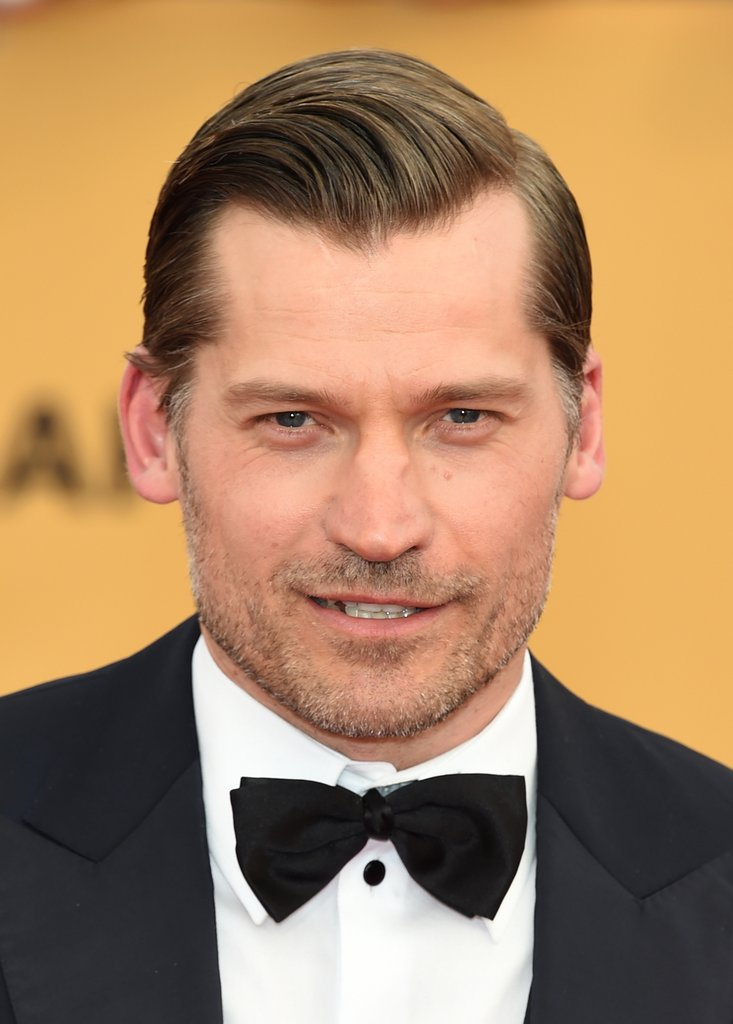
#> input picture Face Recognition/Got_filter/Jamie_Before.jpg, 733 x 1024 px, given in place of the camera
$ jupyter execute --allow-errors Untitled.ipynb   (text cells are left out)
#> lines starting #> are read from the running program, lines starting #| are printed output that depends on the picture; after the words box and inside, x2 and y2 are one past the last pixel; in counts of white or black regions, pixels touching at a corner belong together
[cell 1]
import cv2
import numpy as np
import os
import pandas as pd

[cell 2]
cap = cv2.VideoCapture(0)
face_cascade = cv2.CascadeClassifier("haarcascade_frontalface_alt.xml")

name = input("Enter the file name:")
#> the answer given: Got_filter/Jamie_Before.jpg
skip = 0
face_data = []
dataset_path = "./face_data/"
count = 1
while True:
    ret,frame = cap.read()
#> frame is the input picture: shape (1024, 733, 3); mean B, G, R 97.9, 132.6, 168.8
    if(ret==False): continue
    gray_frame = cv2.cvtColor(frame,cv2.COLOR_BGR2GRAY)
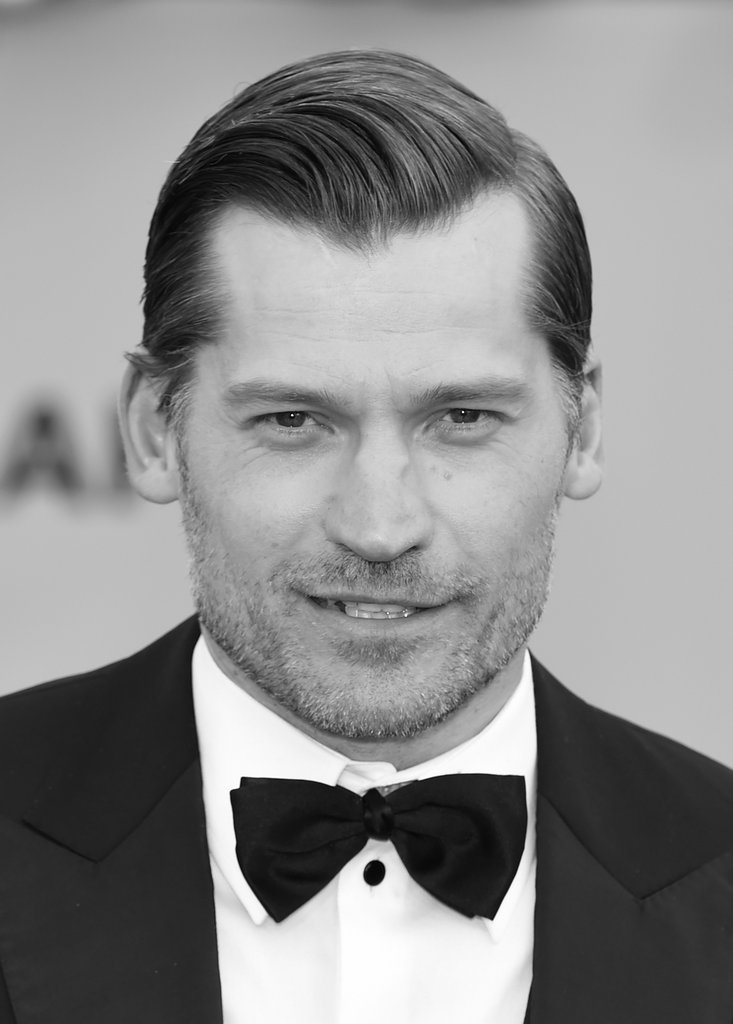
#> gray_frame: shape (1024, 733); min 0, max 255, mean 139.4
    faces = face_cascade.detectMultiScale(frame,1.3,5)
#> faces = [[143, 244, 454, 454]]

    faces = sorted(faces,key = lambda f:f[2]*f[3],reverse=True)
    for face in faces:
        x,y,w,h  = face
        cv2.rectangle(frame,(x,y),(x+w,y+h),(0,0,255),2)
        offset = 10;
        face_section = frame[y-offset:y+offset+h,x-offset:x+offset+w]
        face_section = cv2.resize(face_section,(100,100))
        cv2.imshow("face",face_section)
        if(skip%10==0):
            face_data.append(face_section)
            print(count)
            count +=1
        skip = skip+1
#> this loop made 1 pass
#> (x, y, w, h, offset, count, skip) on pass 1: (143, 244, 454, 454, 10, 2, 1)
#| 1
#> pass 1, `face_section = frame[y-offset:y+offset+h,x-offset:x+offset+w]`:
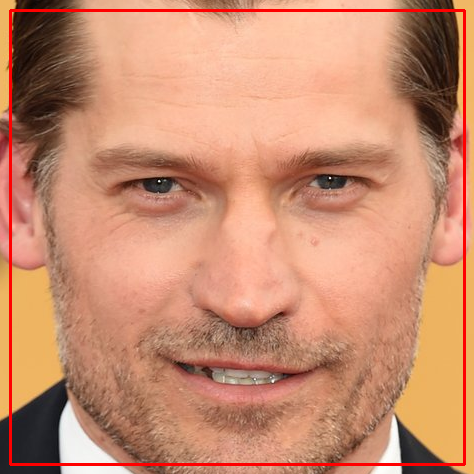
#> face_section: shape (474, 474, 3); mean B, G, R 111.5, 140.9, 201.1
#> pass 1, `face_section = cv2.resize(face_section,(100,100))`:
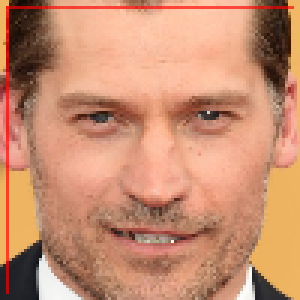
#> face_section: shape (100, 100, 3) (shown 3 times larger); mean B, G, R 112.8, 142.6, 200.4
#> after the loop:
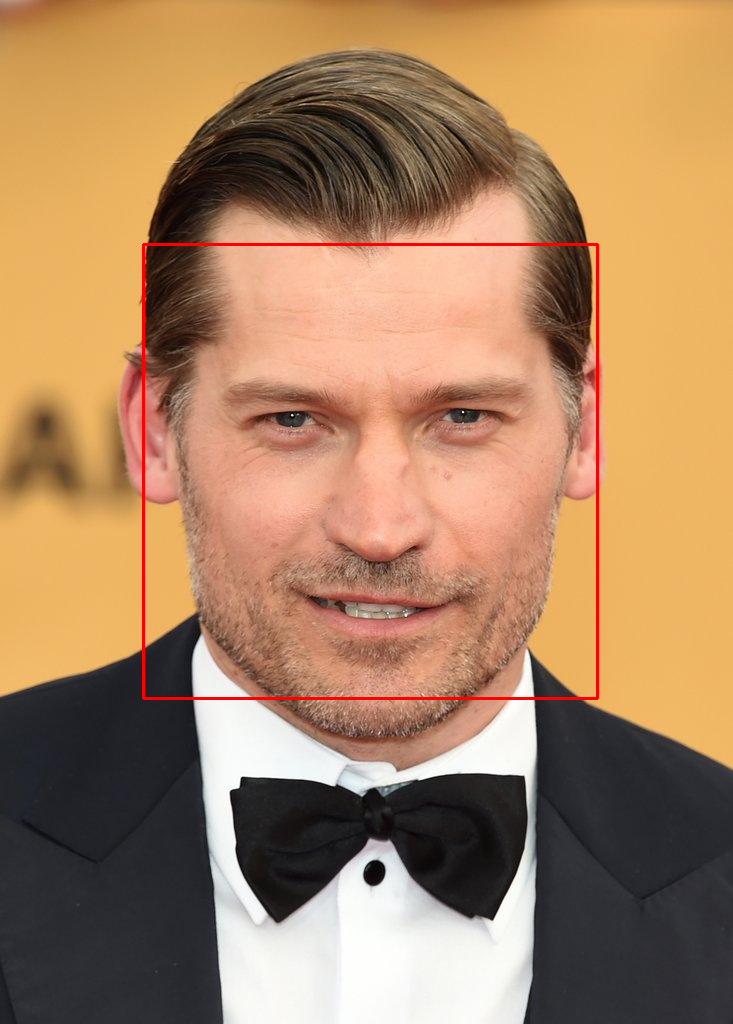
#> frame: shape (1024, 733, 3); 0.73% of pixels changed, all inside (x1, y1, x2, y2) = (142, 243, 599, 700)
#> after the loop, count = 2; face_data = 1 item; skip = 1
    cv2.imshow("Frame",frame)
    key_pressed = cv2.waitKey(1) & 0xFF
#> (key q is pressed here)
    if key_pressed == ord('q'): break

face_data = np.asarray(face_data)
face_data = face_data.reshape((face_data.shape[0],-1))
print(face_data.shape)
#| (1, 30000)

np.save(dataset_path+name+".npy",face_data,)
print("Data stored at :"+dataset_path+name+".npy")

cap.release()
cv2.destroyAllWindows()
